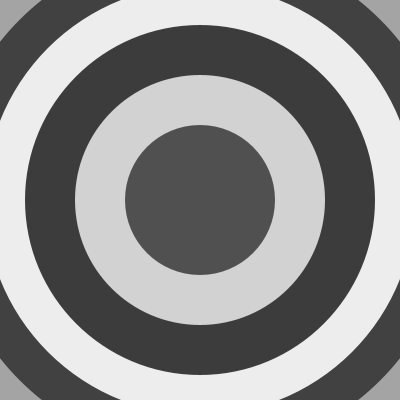
Frame 1 (no input)
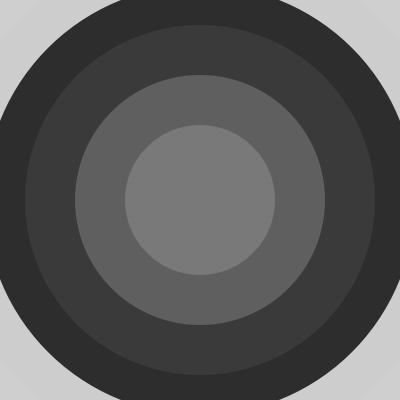
Frame 60 (the mouse pressed at the canvas centre just before this capture)
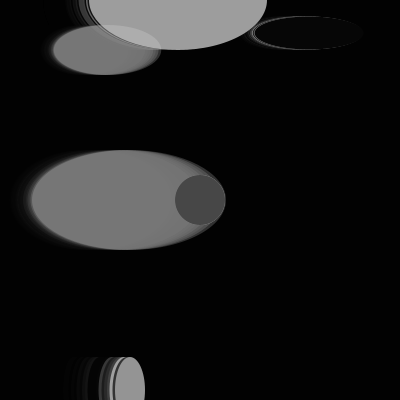
Frame 120 (the mouse held since frame 60 and released just before this capture)

The Processing sketch that drew these frames (run headless with seeded random() and noise(); from frame 60 on, the mouse is pressed at the canvas centre):

// Processing sketch: processing_61780
// ── processing_61780.pde

 
int a = 0;      // Create a variable "a" of the datatype "int"
float b = 1.1;

void setup () {
  size(400, 400);
  background(0);
  smooth();

}
  
void draw() {
  fill (0, 50);
  noStroke();
  noCursor();
  rect(0,0, width, height);
if (mousePressed) {
  frameRate(10);
   a = a + 1;
  b = b + 0.2; 
  fill (random(255));
  ellipse(a, 0, a, height/4);
  fill (random(255),50);
  ellipse(b, height/8, b, height/8);
  
  a = a + 1;
  b = b + 0.8; 
   ellipse(a -50, 200, a +15, height/4);
   fill (random(255));
  ellipse(b+ 200, height/12, b, height/12);
  
  a = a + 1;
  b = b + 0.8; 
   ellipse(a -50, 390, a /6, height/6);
   fill (random(255-20));
  ellipse(b+ 200, height/12, b, height/12);
 
  
    if(a > width) {
    a = 0;
  }
  if(b > width) {
    b = 0;
}

fill (random(255-10));
ellipse(mouseX, mouseY, 50,50);
ellipse(mouseX, mouseY, 35, 35);
ellipse(mouseX, mouseY, 20, 20);
}
else{
  frameRate(120);
  background (random(255));
  noStroke();
  noCursor();
 fill (random(255-1));
  ellipse(200,200,510,510);
 fill (random(255-5));
  ellipse(200,200, 430,430);
   fill (random(255));
  ellipse(200,200, 350,350);
   fill (random(255-10));
  ellipse(200,200, 250,250);
  fill (random(255));
  ellipse(200,200, 150,150);
  
 
}
}
